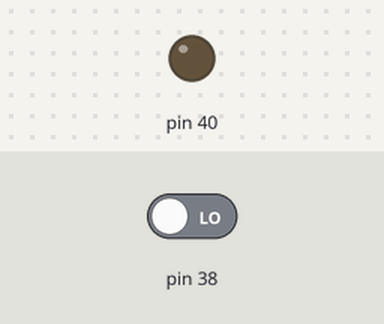
The program below on a simulated Raspberry Pi (header pin numbers). Shown: output pins drawn as LEDs (lit = HIGH). The inputs (shaded band) are chosen by the test bench; at power-on: pin 38 LOW.

Above: at 1.2 s.
1.3 s: pin 38 driven HIGH
At 2.5 s:
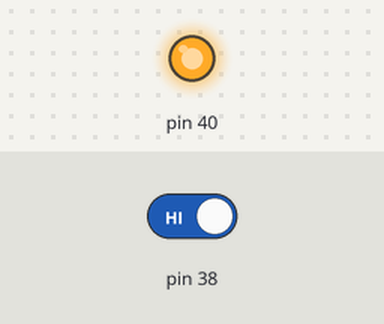
2.8 s: pin 38 driven LOW
At 3.7 s:
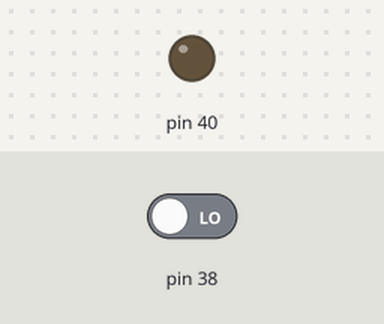
Timing chart, 0 to 5.8 s (numbered marks = the images above; inputs shaded):
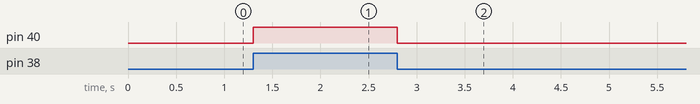

The program:

switch_led.py
```python
import RPi.GPIO as IO
import time
import sys

IO.setmode(IO.BOARD)
# initialize digital pin40 as an output.
IO.setup(40, IO.OUT)
# initialize digital pin38 as an input.
IO.setup(38, IO.IN)
while True:
    try:
        if IO.input(38):
            # turn the LED on
            IO.output(40, 1)
        else:
            # turn the LED on
            IO.output(40, 0)
    except KeyboardInterrupt:
        # cleans up the buffer
        IO.cleanup()
        sys.exit()
```

Measured:
- after the input at 1.3 s, pin 40: LOW → HIGH at once
- after the input at 2.8 s, pin 40: HIGH → LOW at once
